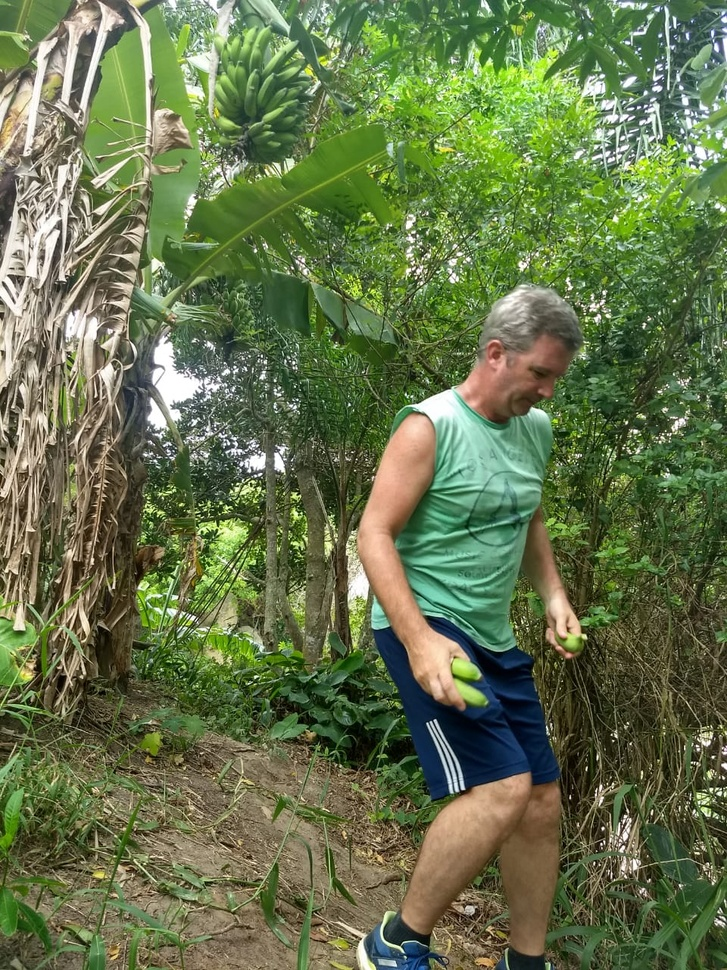
#> input picture imagenes con openCV/imagen-test.jpg, 727 x 970 px, shrunk from 960 x 1280 before the run, given in place of the camera
$ python pruebacamara.py
#> lines starting #> are read from the running program, lines starting #| are printed output that depends on the picture; after the words box and inside, x2 and y2 are one past the last pixel; in counts of white or black regions, pixels touching at a corner belong together
import cv2
import numpy as np

cam = cv2.VideoCapture(0)

kernel = np.ones((5,5), np.uint8) #valores de 8 bits

while True:
    #ret detecta si se reciben imagenes (true o false) y frame detecta
    # la imagen en milisec
    ret,frame = cam.read()
#> frame is the input picture: shape (970, 727, 3); mean B, G, R 75.6, 115.5, 101.6
    #vamos a detectar un objeto verde
    rangomax = np.array([50, 255, 50])
    rangomin = np.array([0, 51, 0])
    # cuando un pixel se encuentre dentro del rango va a ser un punto blanco y sino negro
    mascara = cv2.inRange(frame, rangomin, rangomax)
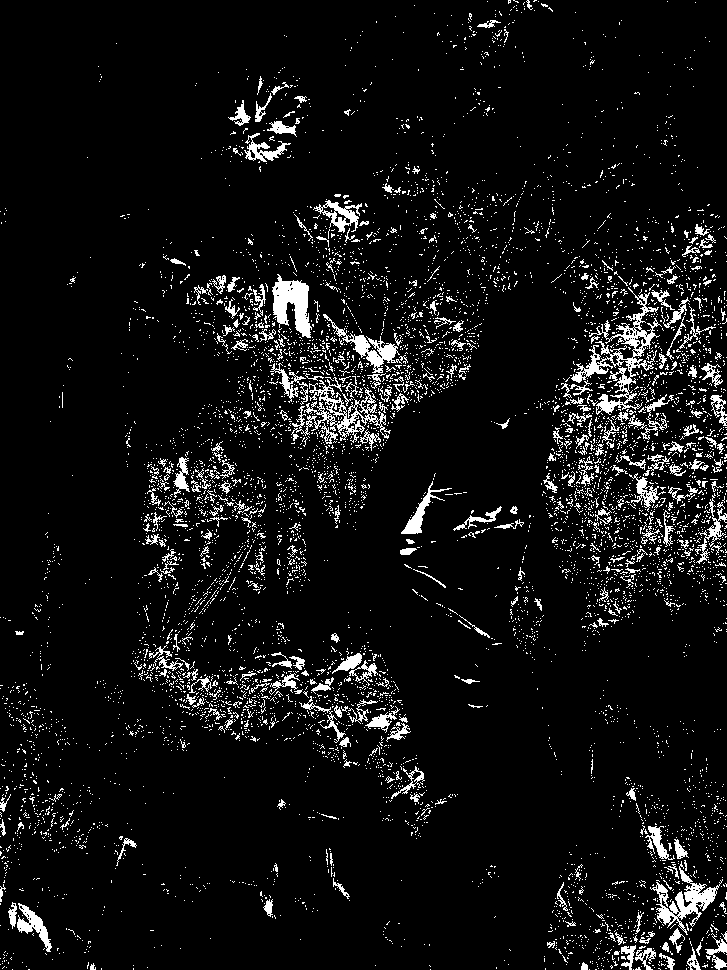
#> mascara: shape (970, 727); 6.8% white in thin lines or dots
    # eliminamos ruido
    opening = cv2.morphologyEx(mascara, cv2.MORPH_OPEN, kernel)
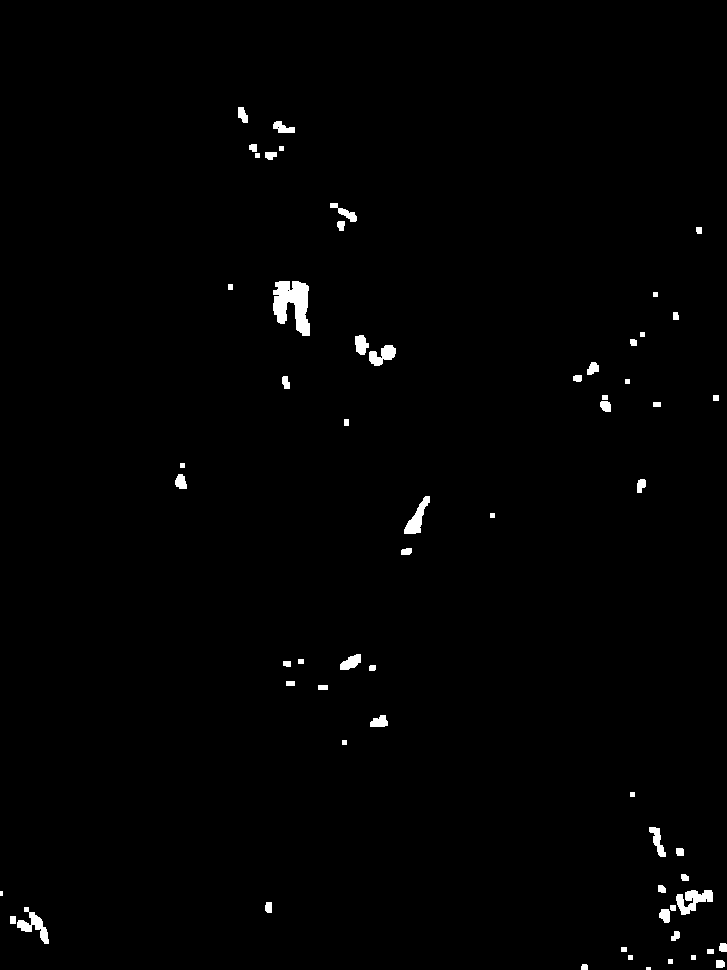
#> opening: shape (970, 727); 0.95% white; 62 white regions (2 under 20 px), largest, box (x1, y1, x2, y2) and area: (273, 281, 310, 336) 1325, (676, 890, 713, 915) 507, (17, 907, 49, 944) 431
    #dibujamos el rectangulo
    x,y,w,h = cv2.boundingRect(opening)
#> x = 0; y = 107; w = 727; h = 863
    cv2.rectangle(frame, (x,y), (x+w, y+h), (0, 255, 0), 3)
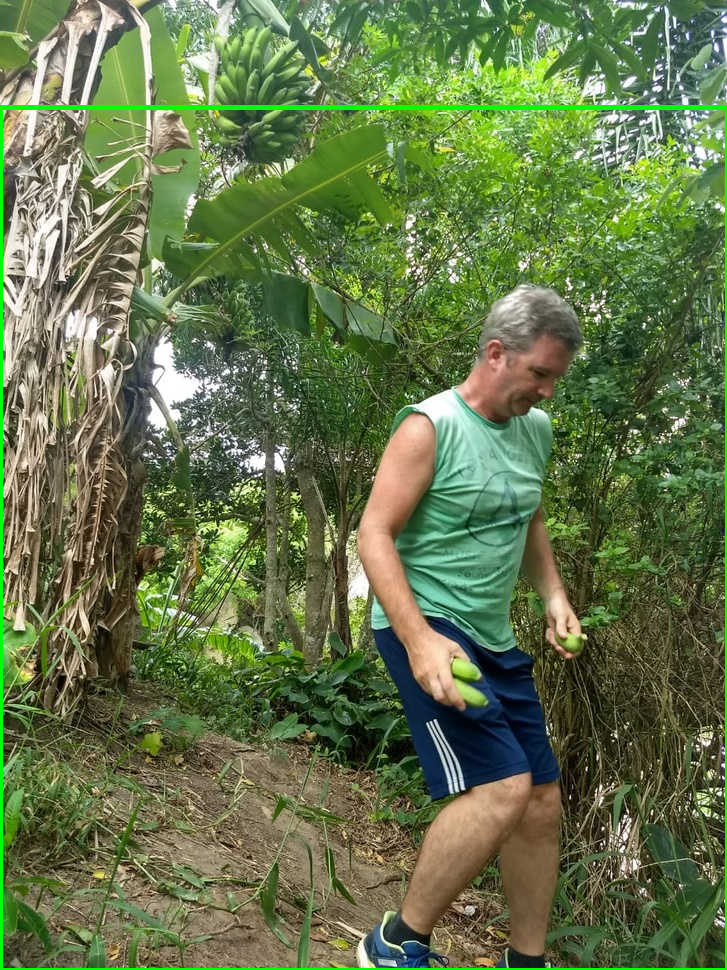
#> frame: shape (970, 727, 3); 1.33% of pixels changed, all inside (x1, y1, x2, y2) = (0, 105, 727, 970)
    #queremos dibujar el centro del rectangulo
    cv2.circle(frame, (x+w/2, y+h/2), 5, (0,0,255), -1)
#> frame: shape (970, 727, 3); 0.01% of pixels changed, all inside (x1, y1, x2, y2) = (358, 533, 369, 544)
    cv2.imshow('camara', frame)

    # para cerrar la ventana
    k = cv2.waitKey(1) & 0xFF
#> (key Esc is pressed here)

    if k == 27:
        break
